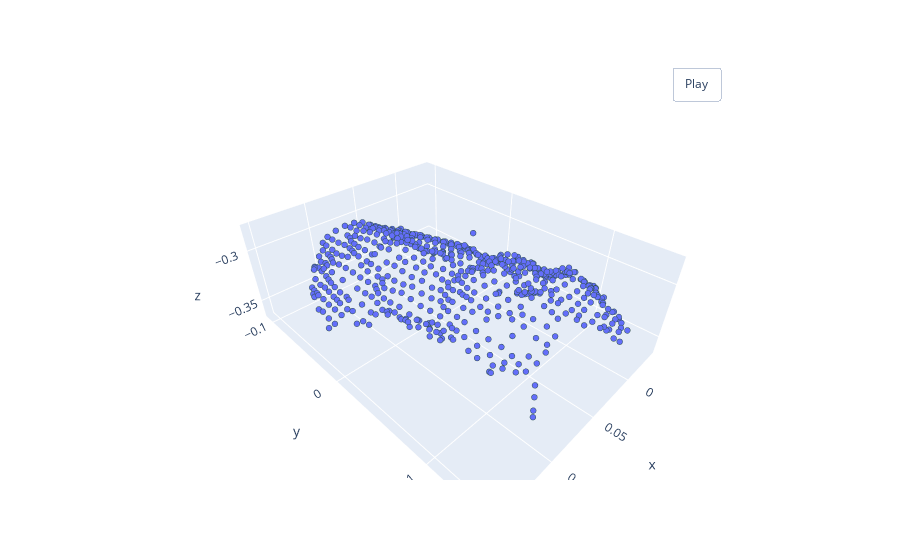

This figure's notebook cell:
### Code cell
pcshow(x, y, z)

### Figure 1 — Plotly figure (JSON) as saved in the notebook; plotly's stock layout.template omitted (floating-point values rounded to 4 significant figures; data arrays with more than 128 entries replaced by an {"elided": "..."} marker saying what was removed)
{"data": [{"marker": {"line": {"color": "DarkSlateGrey", "width": 2}, "size": 2}, "mode": "markers", "type": "scatter3d", "x": {"elided": "600 float values"}, "y": {"elided": "600 float values"}, "z": {"elided": "600 float values"}}], "layout": {"updatemenus": [{"buttons": [{"args": [null, {"frame": {"duration": 50, "redraw": true}, "fromcurrent": true, "mode": "immediate", "transition": {"duration": 0}}], "label": "Play", "method": "animate"}], "pad": {"r": 10, "t": 45}, "showactive": false, "type": "buttons", "x": 0.8, "xanchor": "left", "y": 1, "yanchor": "bottom"}]}}
